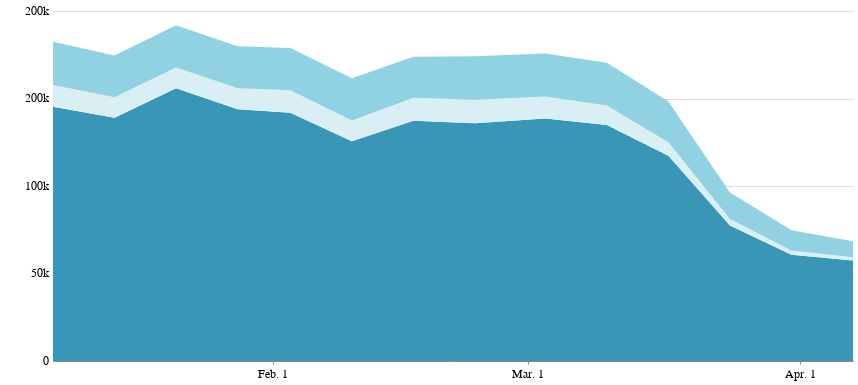

Notebook code cell kept with this figure:
### Code cell
all_flights_chart_desktop = alt.Chart(flights_us_eu_global_melt).mark_area(size=4,color='#006D8F').encode(
    x=alt.X('date:T', title='', axis=alt.Axis(grid=False, tickCount=6, format='%b. %-d')),
    y=alt.Y('flights:Q', title='', axis=alt.Axis(tickSize=0, offset=3,
                            domainOpacity=0, grid=True, tickCount=6, format='.0s'),
                             sort=alt.EncodingSortField(
                                field="location",
                                op="sum",
                                order="ascending")),
    color=alt.Color('location:N',
                   scale=alt.Scale(
            domain=['usa', 'europe', 'world'],
            range=['#90d1e2', '#d9eff4', '#3996b7']), legend=None),
).properties(width=800, height=350,
    title=''
)

all_flights_chart_desktop.configure_view(strokeOpacity=0)

### Figure 1 — Vega-Lite specification as saved in the notebook (floating-point values rounded to 4 significant figures)
{"config": {"view": {"width": 800, "height": 450, "strokeOpacity": 0}, "background": "#ffffff", "title": {"anchor": "start", "font": "Benton Gothic Bold, sans", "fontColor": "#000000", "fontSize": 22, "fontWeight": "normal"}, "arc": {"fill": "#82c6df"}, "area": {"fill": "#82c6df"}, "line": {"stroke": "#82c6df", "strokeWidth": 3}, "path": {"stroke": "#82c6df"}, "rect": {"fill": "#82c6df"}, "shape": {"stroke": "#82c6df"}, "bar": {"fill": "#82c6df"}, "point": {"stroke": "#82c6df"}, "symbol": {"fill": "#82c6df", "size": 30}, "axis": {"titleFont": "Benton Gothic Bold, sans", "titleFontSize": 13, "titleFontWeight": "normal", "labelFont": "Benton Gothic, sans", "labelFontSize": 11.5, "labelFontWeight": "normal"}, "axisX": {"labelAngle": 0, "labelPadding": 4, "tickSize": 3}, "axisY": {"labelBaseline": "middle", "maxExtent": 45, "minExtent": 45, "tickSize": 2, "titleAlign": "left", "titleAngle": 0, "titleX": -45, "titleY": -11}, "legend": {"titleFont": "Benton Gothic Bold, sans", "titleFontSize": 13, "titleFontWeight": "normal", "symbolType": "square", "labelFont": "Benton Gothic, sans", "labelFontSize": 11.5}, "range": {"category": ["#3580b1", "#ec8431", "#ab7fb4", "#c89d29", "#adc839", "#829eb1"], "diverging": ["#e68a4f", "#f4bb6a", "#f9e39c", "#dadfe2", "#a6b7c6", "#849eae"], "heatmap": ["#fbf2c7", "#f9e39c", "#f8d36e", "#f4bb6a", "#e68a4f", "#d15a40", "#ab4232"], "ordinal": ["#fbf2c7", "#f9e39c", "#f8d36e", "#f4bb6a", "#e68a4f", "#d15a40", "#ab4232"], "ramp": ["#fbf2c7", "#f9e39c", "#f8d36e", "#f4bb6a", "#e68a4f", "#d15a40", "#ab4232"]}}, "data": {"name": "data-c50c015538dff2baad6bbb820f2cf0f1"}, "mark": {"type": "area", "color": "#006D8F", "size": 4}, "encoding": {"color": {"type": "nominal", "field": "location", "legend": null, "scale": {"domain": ["usa", "europe", "world"], "range": ["#90d1e2", "#d9eff4", "#3996b7"]}}, "x": {"type": "temporal", "axis": {"format": "%b. %-d", "grid": false, "tickCount": 6}, "field": "date", "title": ""}, "y": {"type": "quantitative", "axis": {"domainOpacity": 0, "format": ".0s", "grid": true, "offset": 3, "tickCount": 6, "tickSize": 0}, "field": "flights", "sort": {"field": "location", "op": "sum", "order": "ascending"}, "title": ""}}, "height": 350, "title": "", "width": 800, "$schema": "https://vega.github.io/schema/vega-lite/v4.0.2.json", "datasets": {"data-c50c015538dff2baad6bbb820f2cf0f1": [{"date": "2020-01-07T00:00:00", "location": "world", "flights": 145268}, {"date": "2020-01-14T00:00:00", "location": "world", "flights": 139058}, {"date": "2020-01-21T00:00:00", "location": "world", "flights": 155799}, {"date": "2020-01-28T00:00:00", "location": "world", "flights": 143885}, {"date": "2020-02-03T00:00:00", "location": "world", "flights": 141860}, {"date": "2020-02-10T00:00:00", "location": "world", "flights": 125585}, {"date": "2020-02-17T00:00:00", "location": "world", "flights": 137222}, {"date": "2020-02-24T00:00:00", "location": "world", "flights": 135916}, {"date": "2020-03-03T00:00:00", "location": "world", "flights": 138636}, {"date": "2020-03-10T00:00:00", "location": "world", "flights": 134868}, {"date": "2020-03-17T00:00:00", "location": "world", "flights": 117324}, {"date": "2020-03-24T00:00:00", "location": "world", "flights": 77397}, {"date": "2020-03-31T00:00:00", "location": "world", "flights": 60753}, {"date": "2020-04-07T00:00:00", "location": "world", "flights": 57445}, {"date": "2020-01-07T00:00:00", "location": "europe", "flights": 12410}, {"date": "2020-01-14T00:00:00", "location": "europe", "flights": 11606}, {"date": "2020-01-21T00:00:00", "location": "europe", "flights": 11866}, {"date": "2020-01-28T00:00:00", "location": "europe", "flights": 11952}, {"date": "2020-02-03T00:00:00", "location": "europe", "flights": 12890}, {"date": "2020-02-10T00:00:00", "location": "europe", "flights": 11905}, {"date": "2020-02-17T00:00:00", "location": "europe", "flights": 13225}, {"date": "2020-02-24T00:00:00", "location": "europe", "flights": 13327}, {"date": "2020-03-03T00:00:00", "location": "europe", "flights": 12575}, {"date": "2020-03-10T00:00:00", "location": "europe", "flights": 11111}, {"date": "2020-03-17T00:00:00", "location": "europe", "flights": 7609}, {"date": "2020-03-24T00:00:00", "location": "europe", "flights": 3755}, {"date": "2020-03-31T00:00:00", "location": "europe", "flights": 2411}, {"date": "2020-04-07T00:00:00", "location": "europe", "flights": 1827}, {"date": "2020-01-07T00:00:00", "location": "usa", "flights": 24820}, {"date": "2020-01-14T00:00:00", "location": "usa", "flights": 23922}, {"date": "2020-01-21T00:00:00", "location": "usa", "flights": 24129}, {"date": "2020-01-28T00:00:00", "location": "usa", "flights": 24088}, {"date": "2020-02-03T00:00:00", "location": "usa", "flights": 24064}, {"date": "2020-02-10T00:00:00", "location": "usa", "flights": 24147}, {"date": "2020-02-17T00:00:00", "location": "usa", "flights": 23407}, {"date": "2020-02-24T00:00:00", "location": "usa", "flights": 24961}, {"date": "2020-03-03T00:00:00", "location": "usa", "flights": 24553}, {"date": "2020-03-10T00:00:00", "location": "usa", "flights": 24497}, {"date": "2020-03-17T00:00:00", "location": "usa", "flights": 23294}, {"date": "2020-03-24T00:00:00", "location": "usa", "flights": 15072}, {"date": "2020-03-31T00:00:00", "location": "usa", "flights": 11495}, {"date": "2020-04-07T00:00:00", "location": "usa", "flights": 9191}]}}
